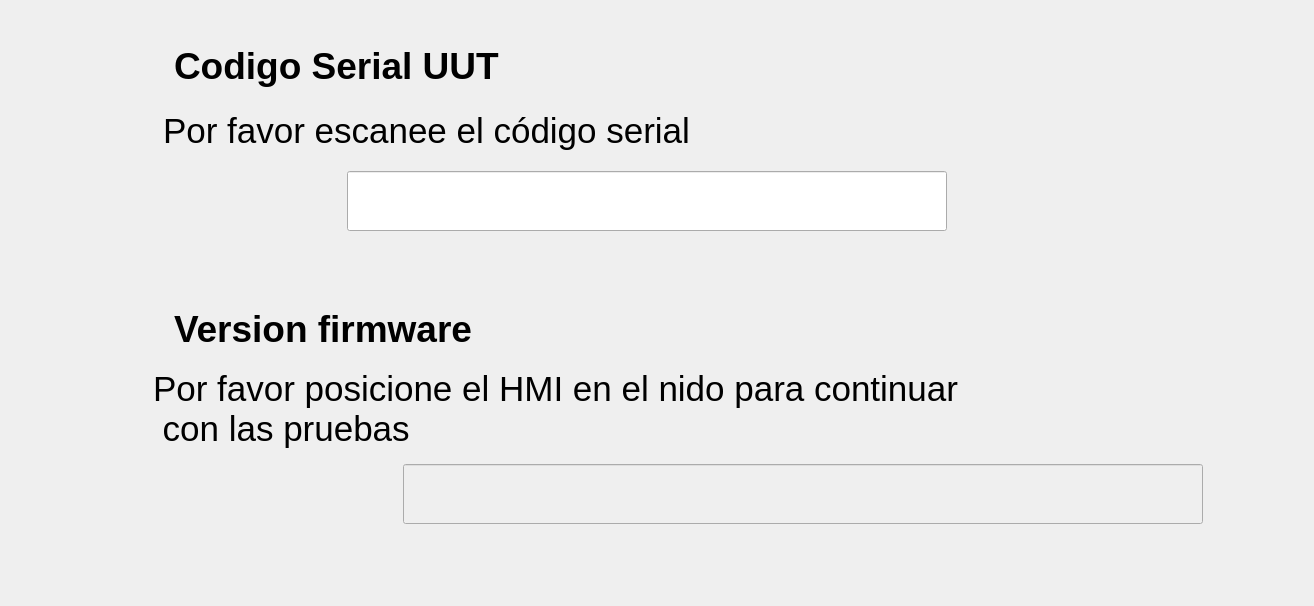
      <widget class="QWidget" name="page_5">
       <layout class="QGridLayout" name="gridLayout_3">
        <item row="0" column="0">
         <layout class="QVBoxLayout" name="verticalLayout_11">
          <property name="spacing">
           <number>15</number>
          </property>
          <property name="leftMargin">
           <number>30</number>
          </property>
          <property name="topMargin">
           <number>30</number>
          </property>
          <item>
           <layout class="QVBoxLayout" name="verticalLayout_12">
            <property name="topMargin">
             <number>0</number>
            </property>
            <item>
             <layout class="QHBoxLayout" name="horizontalLayout_11">
              <property name="leftMargin">
               <number>30</number>
              </property>
              <item>
               <widget class="QLabel" name="lblTest1">
                <property name="minimumSize">
                 <size>
                  <width>50</width>
                  <height>50</height>
                 </size>
                </property>
                <property name="maximumSize">
                 <size>
                  <width>60</width>
                  <height>60</height>
                 </size>
                </property>
                <property name="text">
                 <string/>
                </property>
                <property name="pixmap">
                 <pixmap resource="../resources/resources.qrc">:/resources/number-1 (1).png</pixmap>
                </property>
                <property name="scaledContents">
                 <bool>true</bool>
                </property>
               </widget>
              </item>
              <item>
               <spacer name="horizontalSpacer_30">
                <property name="orientation">
                 <enum>Qt::Horizontal</enum>
                </property>
                <property name="sizeType">
                 <enum>QSizePolicy::Fixed</enum>
                </property>
                <property name="sizeHint" stdset="0">
                 <size>
                  <width>28</width>
                  <height>20</height>
                 </size>
                </property>
               </spacer>
              </item>
              <item>
               <widget class="QLabel" name="lblCode">
                <property name="minimumSize">
                 <size>
                  <width>450</width>
                  <height>50</height>
                 </size>
                </property>
                <property name="maximumSize">
                 <size>
                  <width>16777215</width>
                  <height>50</height>
                 </size>
                </property>
                <property name="font">
                 <font>
                  <pointsize>28</pointsize>
                  <bold>true</bold>
                 </font>
                </property>
                <property name="text">
                 <string>Codigo Serial UUT</string>
                </property>
               </widget>
              </item>
              <item>
               <spacer name="horizontalSpacer_29">
                <property name="orientation">
                 <enum>Qt::Horizontal</enum>
                </property>
                <property name="sizeType">
                 <enum>QSizePolicy::Fixed</enum>
                </property>
                <property name="sizeHint" stdset="0">
                 <size>
                  <width>328</width>
                  <height>20</height>
                 </size>
                </property>
               </spacer>
              </item>
             </layout>
            </item>
            <item>
             <layout class="QHBoxLayout" name="horizontalLayout_23">
              <property name="spacing">
               <number>12</number>
              </property>
              <property name="leftMargin">
               <number>50</number>
              </property>
              <item>
               <widget class="QLabel" name="lblCode_3">
                <property name="minimumSize">
                 <size>
                  <width>50</width>
                  <height>50</height>
                 </size>
                </property>
                <property name="maximumSize">
                 <size>
                  <width>60</width>
                  <height>60</height>
                 </size>
                </property>
                <property name="text">
                 <string/>
                </property>
                <property name="pixmap">
                 <pixmap>:/resources/UX icons/informacion.png</pixmap>
                </property>
                <property name="scaledContents">
                 <bool>true</bool>
                </property>
                <property name="wordWrap">
                 <bool>false</bool>
                </property>
               </widget>
              </item>
              <item>
               <widget class="QLabel" name="label_2">
                <property name="minimumSize">
                 <size>
                  <width>560</width>
                  <height>30</height>
                 </size>
                </property>
                <property name="maximumSize">
                 <size>
                  <width>16777215</width>
                  <height>100</height>
                 </size>
                </property>
                <property name="font">
                 <font>
                  <pointsize>26</pointsize>
                 </font>
                </property>
                <property name="text">
                 <string>Por favor escanee el código serial </string>
                </property>
               </widget>
              </item>
              <item>
               <spacer name="horizontalSpacer_37">
                <property name="orientation">
                 <enum>Qt::Horizontal</enum>
                </property>
                <property name="sizeType">
                 <enum>QSizePolicy::Fixed</enum>
                </property>
                <property name="sizeHint" stdset="0">
                 <size>
                  <width>98</width>
                  <height>20</height>
                 </size>
                </property>
               </spacer>
              </item>
             </layout>
            </item>
            <item>
             <layout class="QHBoxLayout" name="horizontalLayout_22">
              <property name="spacing">
               <number>0</number>
              </property>
              <property name="leftMargin">
               <number>50</number>
              </property>
              <item>
               <widget class="QLabel" name="lblCode_2">
                <property name="minimumSize">
                 <size>
                  <width>50</width>
                  <height>50</height>
                 </size>
                </property>
                <property name="maximumSize">
                 <size>
                  <width>60</width>
                  <height>60</height>
                 </size>
                </property>
                <property name="text">
                 <string/>
                </property>
                <property name="pixmap">
                 <pixmap resource="../resources/resources.qrc">:/resources/barcode.png</pixmap>
                </property>
                <property name="scaledContents">
                 <bool>true</bool>
                </property>
                <property name="wordWrap">
                 <bool>false</bool>
                </property>
               </widget>
              </item>
              <item>
               <widget class="QLineEdit" name="txtSerialCode">
                <property name="minimumSize">
                 <size>
                  <width>600</width>
                  <height>50</height>
                 </size>
                </property>
                <property name="maximumSize">
                 <size>
                  <width>600</width>
                  <height>60</height>
                 </size>
                </property>
                <property name="font">
                 <font>
                  <pointsize>26</pointsize>
                 </font>
                </property>
                <property name="text">
                 <string/>
                </property>
               </widget>
              </item>
              <item>
               <widget class="QLabel" name="lblEnter_VerifyCode">
                <property name="minimumSize">
                 <size>
                  <width>60</width>
                  <height>60</height>
                 </size>
                </property>
                <property name="maximumSize">
                 <size>
                  <width>60</width>
                  <height>60</height>
                 </size>
                </property>
                <property name="cursor">
                 <cursorShape>PointingHandCursor</cursorShape>
                </property>
                <property name="toolTip">
                 <string>Verificar codigo</string>
                </property>
                <property name="text">
                 <string/>
                </property>
                <property name="pixmap">
                 <pixmap resource="../resources/resources.qrc">:/resources/enter.png</pixmap>
                </property>
                <property name="scaledContents">
                 <bool>true</bool>
                </property>
               </widget>
              </item>
              <item>
               <spacer name="horizontalSpacer_51">
                <property name="orientation">
                 <enum>Qt::Horizontal</enum>
                </property>
                <property name="sizeType">
                 <enum>QSizePolicy::Fixed</enum>
                </property>
                <property name="sizeHint" stdset="0">
                 <size>
                  <width>98</width>
                  <height>20</height>
                 </size>
                </property>
               </spacer>
              </item>
             </layout>
            </item>
            <item>
             <layout class="QHBoxLayout" name="horizontalLayout_13">
              <property name="spacing">
               <number>12</number>
              </property>
              <property name="leftMargin">
               <number>150</number>
              </property>
              <item>
               <widget class="QLabel" name="lblVerifySerialCode">
                <property name="minimumSize">
                 <size>
                  <width>560</width>
                  <height>30</height>
                 </size>
                </property>
                <property name="maximumSize">
                 <size>
                  <width>16777215</width>
                  <height>100</height>
                 </size>
                </property>
                <property name="font">
                 <font>
                  <pointsize>28</pointsize>
                  <bold>false</bold>
                 </font>
                </property>
                <property name="text">
                 <string/>
                </property>
               </widget>
              </item>
              <item>
               <spacer name="horizontalSpacer_36">
                <property name="orientation">
                 <enum>Qt::Horizontal</enum>
                </property>
                <property name="sizeHint" stdset="0">
                 <size>
                  <width>308</width>
                  <height>20</height>
                 </size>
                </property>
               </spacer>
              </item>
             </layout>
            </item>
           </layout>
          </item>
          <item>
           <layout class="QHBoxLayout" name="horizontalLayout_12">
            <property name="leftMargin">
             <number>30</number>
            </property>
            <item>
             <widget class="QLabel" name="lblTest1_2">
              <property name="minimumSize">
               <size>
                <width>50</width>
                <height>50</height>
               </size>
              </property>
              <property name="maximumSize">
               <size>
                <width>60</width>
                <height>60</height>
               </size>
              </property>
              <property name="text">
               <string/>
              </property>
              <property name="pixmap">
               <pixmap resource="../resources/resources.qrc">:/resources/number-2.png</pixmap>
              </property>
              <property name="scaledContents">
               <bool>true</bool>
              </property>
             </widget>
            </item>
            <item>
             <spacer name="horizontalSpacer_32">
              <property name="orientation">
               <enum>Qt::Horizontal</enum>
              </property>
              <property name="sizeType">
               <enum>QSizePolicy::Fixed</enum>
              </property>
              <property name="sizeHint" stdset="0">
               <size>
                <width>28</width>
                <height>20</height>
               </size>
              </property>
             </spacer>
            </item>
            <item>
             <widget class="QLabel" name="lblCode_4">
              <property name="minimumSize">
               <size>
                <width>450</width>
                <height>30</height>
               </size>
              </property>
              <property name="font">
               <font>
                <pointsize>28</pointsize>
                <bold>true</bold>
               </font>
              </property>
              <property name="text">
               <string>Version firmware</string>
              </property>
             </widget>
            </item>
            <item>
             <spacer name="horizontalSpacer_31">
              <property name="orientation">
               <enum>Qt::Horizontal</enum>
              </property>
              <property name="sizeType">
               <enum>QSizePolicy::Fixed</enum>
              </property>
              <property name="sizeHint" stdset="0">
               <size>
                <width>328</width>
                <height>20</height>
               </size>
              </property>
             </spacer>
            </item>
           </layout>
          </item>
          <item>
           <layout class="QHBoxLayout" name="horizontalLayout_26">
            <property name="spacing">
             <number>12</number>
            </property>
            <property name="leftMargin">
             <number>50</number>
            </property>
            <item>
             <widget class="QLabel" name="lblCode_5">
              <property name="minimumSize">
               <size>
                <width>50</width>
                <height>50</height>
               </size>
              </property>
              <property name="maximumSize">
               <size>
                <width>60</width>
                <height>60</height>
               </size>
              </property>
              <property name="sizeIncrement">
               <size>
                <width>0</width>
                <height>0</height>
               </size>
              </property>
              <property name="text">
               <string/>
              </property>
              <property name="pixmap">
               <pixmap>:/resources/UX icons/informacion.png</pixmap>
              </property>
              <property name="scaledContents">
               <bool>true</bool>
              </property>
              <property name="wordWrap">
               <bool>false</bool>
              </property>
             </widget>
            </item>
            <item>
             <widget class="QLabel" name="label_7">
              <property name="minimumSize">
               <size>
                <width>1150</width>
                <height>30</height>
               </size>
              </property>
              <property name="maximumSize">
               <size>
                <width>1150</width>
                <height>100</height>
               </size>
              </property>
              <property name="font">
               <font>
                <pointsize>26</pointsize>
               </font>
              </property>
              <property name="text">
               <string>Por favor posicione el HMI en el nido para continuar
 con las pruebas</string>
              </property>
             </widget>
            </item>
           </layout>
          </item>
          <item>
           <layout class="QHBoxLayout" name="horizontalLayout_24">
            <property name="spacing">
             <number>12</number>
            </property>
            <property name="leftMargin">
             <number>80</number>
            </property>
            <item>
             <widget class="QLabel" name="lblCode_7">
              <property name="minimumSize">
               <size>
                <width>60</width>
                <height>60</height>
               </size>
              </property>
              <property name="maximumSize">
               <size>
                <width>70</width>
                <height>70</height>
               </size>
              </property>
              <property name="text">
               <string/>
              </property>
              <property name="pixmap">
               <pixmap resource="../resources/resources.qrc">:/resources/pcb-board.png</pixmap>
              </property>
              <property name="scaledContents">
               <bool>true</bool>
              </property>
              <property name="wordWrap">
               <bool>false</bool>
              </property>
             </widget>
            </item>
            <item>
             <widget class="QLineEdit" name="txtFirmware">
              <property name="enabled">
               <bool>false</bool>
              </property>
              <property name="minimumSize">
               <size>
                <width>800</width>
                <height>50</height>
               </size>
              </property>
              <property name="maximumSize">
               <size>
                <width>800</width>
                <height>60</height>
               </size>
              </property>
              <property name="font">
               <font>
                <pointsize>14</pointsize>
               </font>
              </property>
             </widget>
            </item>
           </layout>
          </item>
          <item>
           <layout class="QHBoxLayout" name="horizontalLayout_25">
            <property name="spacing">
             <number>12</number>
            </property>
            <property name="leftMargin">
             <number>150</number>
            </property>
            <item>
             <widget class="QLabel" name="lblVerifyFirmware">
              <property name="minimumSize">
               <size>
                <width>560</width>
                <height>30</height>
               </size>
              </property>
              <property name="maximumSize">
               <size>
                <width>16777215</width>
                <height>100</height>
               </size>
              </property>
              <property name="font">
               <font>
                <pointsize>28</pointsize>
                <bold>false</bold>
               </font>
              </property>
              <property name="text">
               <string/>
              </property>
             </widget>
            </item>
            <item>
             <spacer name="horizontalSpacer_33">
              <property name="orientation">
               <enum>Qt::Horizontal</enum>
              </property>
              <property name="sizeHint" stdset="0">
               <size>
                <width>308</width>
                <height>20</height>
               </size>
              </property>
             </spacer>
            </item>
           </layout>
          </item>
          <item>
           <spacer name="verticalSpacer_27">
            <property name="orientation">
             <enum>Qt::Vertical</enum>
            </property>
            <property name="sizeType">
             <enum>QSizePolicy::Fixed</enum>
            </property>
            <property name="sizeHint" stdset="0">
             <size>
              <width>20</width>
              <height>13</height>
             </size>
            </property>
           </spacer>
          </item>
         </layout>
        </item>
       </layout>
      </widget>
